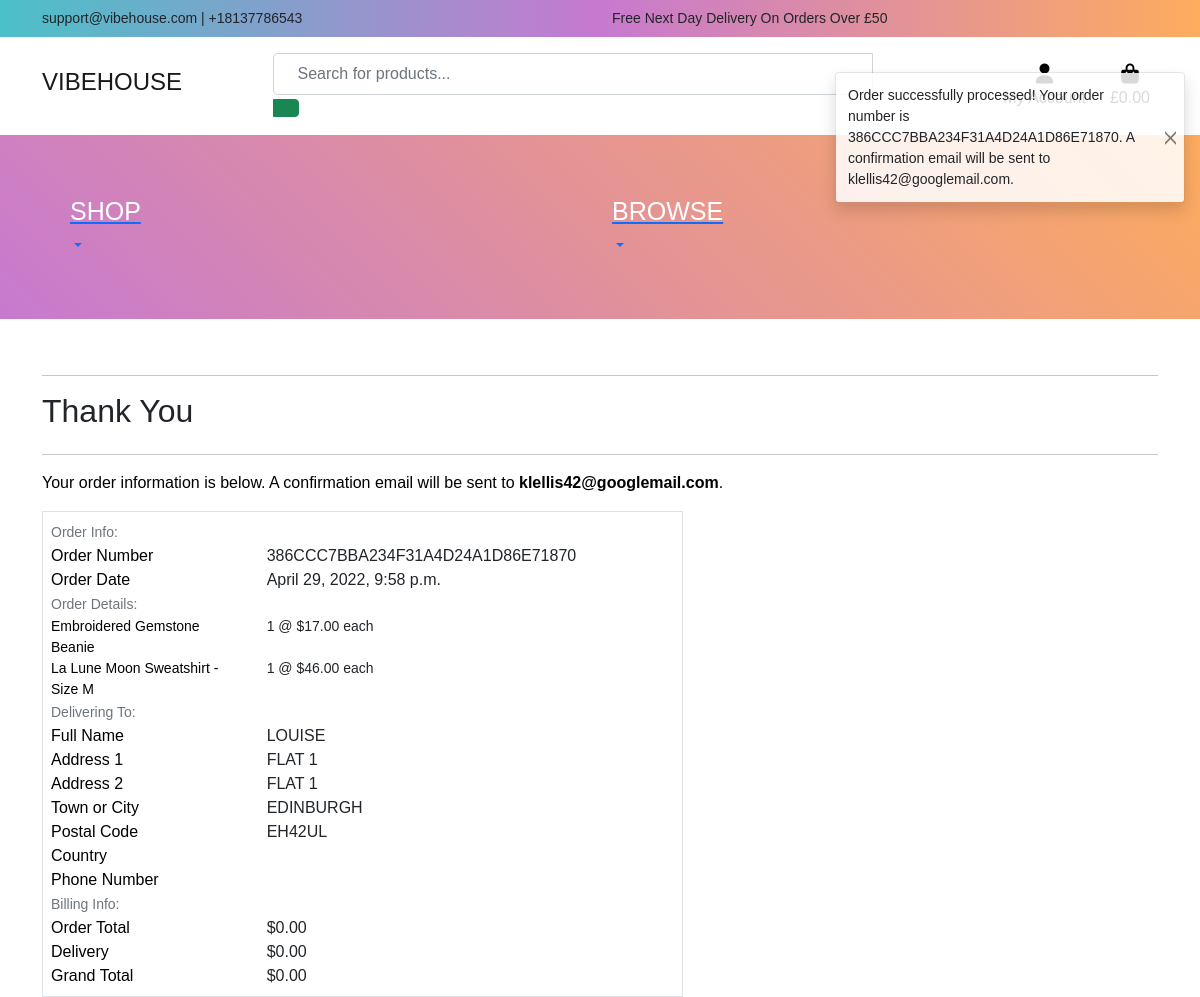
/checkout/checkout_success/386CCC7BBA234F31A4D24A1D86E71870, run on the app's committed database.
### checkout/models.py (models this page shows, shortened)
class Order(models.Model):
    order_number = models.CharField(max_length=32, null=False, editable=False)
    user_profile = models.ForeignKey(UserProfile, on_delete=models.SET_NULL,
                                     null=True, blank=True,
                                     related_name='orders')
    full_name = models.CharField(max_length=50, null=False, blank=False)
    email = models.EmailField(max_length=254, null=False, blank=False)
    postcode = models.CharField(max_length=20, null=True, blank=True)
    town_or_city = models.CharField(max_length=40, null=False, blank=False)
    street_address1 = models.CharField(max_length=80, null=False, blank=False)
    street_address2 = models.CharField(max_length=80, null=True, blank=True)
    date = models.DateTimeField(auto_now_add=True)
    delivery_cost = models.DecimalField(max_digits=6, decimal_places=2,
                                        null=False, default=0)
    order_total = models.DecimalField(max_digits=10, decimal_places=2,
                                      null=False, default=0)
    grand_total = models.DecimalField(max_digits=10, decimal_places=2,
                                      null=False, default=0)
    original_bag = models.TextField(null=False, blank=False, default='')
    stripe_pid = models.CharField(max_length=254, null=False, blank=False,
                                  default='')

class OrderLineItem(models.Model):
    order = models.ForeignKey(Order, null=False, blank=False,
                              on_delete=models.CASCADE,
                              related_name='lineitems')
    product = models.ForeignKey(Products, null=False, blank=False,
                                on_delete=models.CASCADE)
    product_size = models.CharField(max_length=2, null=True,
                                    blank=True)  # XS, S, M, L, XL
    quantity = models.IntegerField(null=False, blank=False, default=0)
    lineitem_total = models.DecimalField(max_digits=6, decimal_places=2,
                                         null=False, blank=False,
                                         editable=False)

### products/models.py (models this page shows, shortened)
class Products(models.Model):
    class Meta:
        verbose_name_plural = 'Products'
    category = models.ForeignKey('Category', null=True, blank=True, on_delete=models.SET_NULL)
    name = models.CharField(max_length=100, null=True, blank=True)
    description = models.CharField(max_length=300)
    price = models.DecimalField(max_digits=6, decimal_places=2)
    rating = models.DecimalField(max_digits=6, decimal_places=2, null=True, blank=True)
    image_url = models.URLField(max_length=1200, null=True, blank=True)
    image = models.ImageField(null=True, blank=True)
    sku = models.CharField(max_length=30, null=True, blank=True)
    collection = models.CharField(max_length=70, null=True, blank=True)
    has_sizes = models.BooleanField(default=False, null=True, blank=True)

### checkout/views.py (the view, shortened to what this page needs)
# urls.py: path('checkout_success/<order_number>', views.checkout_success, name='checkout_success'),
def checkout_success(request, order_number):
    save_info = request.session.get('save_info')
    order = get_object_or_404(Order, order_number=order_number)
    messages.success(request, f'Order successfully processed! \
        Your order number is {order_number}. A confirmation \
        email will be sent to {order.email}.')
    if 'bag' in request.session:
        del request.session['bag']
    template = 'checkout/checkout_success.html'
    context = {
        'order': order,
    }
    return render(request, template, context)

### bag/contexts.py (called while the page is built, shortened)
def bag_contents(request):
    bag_items = []
    total = 0
    product_count = 0
    bag = request.session.get('bag', {})
    if total < settings.FREE_DELIVERY_THRESHOLD:
        delivery = total * Decimal(settings.STANDARD_DELIVERY_PERCENT)
        free_delivery_increment = settings.FREE_DELIVERY_THRESHOLD - total
    else:
        delivery = 0
        free_delivery_increment = 0
    grand_total = delivery + total
    context = {
        'bag_items': bag_items,
        'total': total,
        'product_count': product_count,
        'delivery': delivery,
        'free_delivery_increment': free_delivery_increment,
        'free_delivery_threshold': settings.FREE_DELIVERY_THRESHOLD,
        'grand_total': grand_total,
    }
    return context

### checkout/templates/checkout/checkout_success.html (shortened to what this page needs)
{% extends "base.html" %}
{% load static %}
{% block content %}
    <div class="container">
        <div class="row">
            <div class="col">
                <hr>
                <h2 class="logo-font mb-4">Thank You</h2>
                <hr>
                <p class="text-black">Your order information is below. A confirmation email will be sent to <strong>{{ order.email }}</strong>.</p>
            </div>
        </div>
        <div class="row">
            <div class="col-12 col-lg-7">
                <div class="order-confirmation-wrapper p-2 border">
                    <div class="row">
                        <div class="col">
                            <small class="text-muted">Order Info:</small>
                        </div>
                    </div>
                    <div class="row">
                        <div class="col-12 col-md-4">
                            <p class="mb-0 text-black font-weight-bold">Order Number</p>
                        </div>
                        <div class="col-12 col-md-8 text-md-right">
                            <p class="mb-0">{{ order.order_number }}</p>
                        </div>
                    </div>
                    <div class="row">
                        <div class="col-12 col-md-4">
                            <p class="mb-0 text-black font-weight-bold">Order Date</p>
                        </div>
                        <div class="col-12 col-md-8 text-md-right">
                            <p class="mb-0">{{ order.date }}</p>
                        </div>
                    </div>
                    <div class="row">
                        <div class="col">
                            <small class="text-muted">Order Details:</small>
                        </div>
                    </div>
                    {% for item in order.lineitems.all %}
                    <div class="row">
                        <div class="col-12 col-md-4">
                            <p class="small mb-0 text-black font-weight-bold">
                                {{ item.product.name }}{% if item.product_size %} - Size {{ item.product_size|upper }}{% endif %}
                            </p>
                        </div>
                        <div class="col-12 col-md-8 text-md-right">
                            <p class="small mb-0">{{ item.quantity }} @ ${{ item.product.price }} each</p>
                        </div>
                    </div>
                    {% endfor %}
                    <div class="row">
                        <div class="col">
                            <small class="text-muted">Delivering To:</small>
                        </div>
                    </div>
                    <div class="row">
                        <div class="col-12 col-md-4">
                            <p class="mb-0 text-black font-weight-bold">Full Name</p>
                        </div>
                        <div class="col-12 col-md-8 text-md-right">
                            <p class="mb-0">{{ order.full_name }}</p>
                        </div>
                    </div>
                    <div class="row">
                        <div class="col-12 col-md-4">
                            <p class="mb-0 text-black font-weight-bold">Address 1</p>
                        </div>
                        <div class="col-12 col-md-8 text-md-right">
                            <p class="mb-0">{{ order.street_address1 }}</p>
                        </div>
                    </div>
                    {% if order.street_address2 %}
                    <div class="row">
                        <div class="col-12 col-md-4">
                            <p class="mb-0 text-black font-weight-bold">Address 2</p>
                        </div>
                        <div class="col-12 col-md-8 text-md-right">
                            <p class="mb-0">{{ order.street_address1 }}</p>
                        </div>
                    </div>
                    {% endif %}
                    <div class="row">
                        <div class="col-12 col-md-4">
                            <p class="mb-0 text-black font-weight-bold">Town or City</p>
                        </div>
                        <div class="col-12 col-md-8 text-md-right">
                            <p class="mb-0">{{ order.town_or_city }}</p>
                        </div>
                    </div>
                    {% if order.postcode %}
                    <div class="row">
                        <div class="col-12 col-md-4">
                            <p class="mb-0 text-black font-weight-bold">Postal Code</p>
                        </div>
                        <div class="col-12 col-md-8 text-md-right">
                            <p class="mb-0">{{ order.postcode }}</p>
                        </div>
                    </div>
                    {% endif %}
                    <div class="row">
                        <div class="col-12 col-md-4">
                            <p class="mb-0 text-black font-weight-bold">Country</p>
                        </div>
                        <div class="col-12 col-md-8 text-md-right">
                        </div>
                    </div>
                    <div class="row">
                        <div class="col-12 col-md-4">
                            <p class="mb-0 text-black font-weight-bold">Phone Number</p>
                        </div>
                        <div class="col-12 col-md-8 text-md-right">
                        </div>
                    </div>
                    <div class="row">
                        <div class="col">
                            <small class="text-muted">Billing Info:</small>
                        </div>
                    </div>
                    <div class="row">
                        <div class="col-12 col-md-4">
                            <p class="mb-0 text-black font-weight-bold">Order Total</p>
                        </div>
                        <div class="col-12 col-md-8 text-md-right">
                            <p class="mb-0">${{ order.order_total }}</p>
                        </div>
                    </div>
                    <div class="row">
                        <div class="col-12 col-md-4">
                            <p class="mb-0 text-black font-weight-bold">Delivery</p>
                        </div>
                        <div class="col-12 col-md-8 text-md-right">
                            <p class="mb-0">${{ order.delivery_cost }}</p>
                        </div>
                    </div>
                    <div class="row">
                        <div class="col-12 col-md-4">
                            <p class="mb-0 text-black font-weight-bold">Grand Total</p>
                        </div>
                        <div class="col-12 col-md-8 text-md-right">
                            <p class="mb-0">${{ order.grand_total }}</p>
                        </div>
                    </div>
                </div>
            </div>
        </div>
{% endblock %}

### static/css/base.css (style rules this page uses)
* { -webkit-box-sizing: border-box; -moz-box-sizing: border-box; -o-box-sizing: border-box; box-sizing: border-box; font-family: sans-serif; margin: 0; padding: 0; }

### data on the page
Order: email "klellis42@googlemail.com", order_number "386CCC7BBA234F31A4D24A1D86E71870", date "April 29, 2022, 9:58 p.m.", full_name "LOUISE", street_address1 "FLAT 1", town_or_city "EDINBURGH", postcode "EH42UL", order_total "0.00", delivery_cost "0.00", grand_total "0.00"
OrderLineItem: product.name "Embroidered Gemstone Beanie", quantity "1", product.price "17.00"
OrderLineItem: product.name "La Lune Moon Sweatshirt", product_size "M", quantity "1", product.price "46.00"

### other printed values
{{ free_delivery_threshold }} "50"
{{ message }} "Order successfully processed! Your order number is 386CCC7BBA234F31A4D24A1D86E71870. A confirmation email will be sent to klellis42@googlemail.com."
